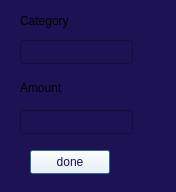
<?xml version="1.0" encoding="UTF-8"?>
<ui version="4.0">
 <class>addDialog</class>
 <widget class="QDialog" name="addDialog">
  <property name="geometry">
   <rect>
    <x>0</x>
    <y>0</y>
    <width>176</width>
    <height>192</height>
   </rect>
  </property>
  <property name="windowTitle">
   <string>Dialog</string>
  </property>
  <property name="styleSheet">
   <string notr="true">background-color:rgb(29, 18, 83);
</string>
  </property>
  <widget class="QLabel" name="label">
   <property name="geometry">
    <rect>
     <x>20</x>
     <y>10</y>
     <width>101</width>
     <height>21</height>
    </rect>
   </property>
   <property name="text">
    <string>Category</string>
   </property>
  </widget>
  <widget class="QLineEdit" name="lineEdit">
   <property name="geometry">
    <rect>
     <x>20</x>
     <y>40</y>
     <width>113</width>
     <height>24</height>
    </rect>
   </property>
  </widget>
  <widget class="QLabel" name="label_2">
   <property name="geometry">
    <rect>
     <x>20</x>
     <y>80</y>
     <width>49</width>
     <height>16</height>
    </rect>
   </property>
   <property name="text">
    <string>Amount</string>
   </property>
  </widget>
  <widget class="QLineEdit" name="lineEdit_2">
   <property name="geometry">
    <rect>
     <x>20</x>
     <y>110</y>
     <width>113</width>
     <height>24</height>
    </rect>
   </property>
  </widget>
  <widget class="QPushButton" name="pushbutton_done">
   <property name="geometry">
    <rect>
     <x>30</x>
     <y>150</y>
     <width>80</width>
     <height>24</height>
    </rect>
   </property>
   <property name="styleSheet">
    <string notr="true">color:rgb(29, 18, 83);
background-color:rgb(255, 255, 255)
</string>
   </property>
   <property name="text">
    <string>done</string>
   </property>
  </widget>
 </widget>
 <resources/>
 <connections/>
</ui>
